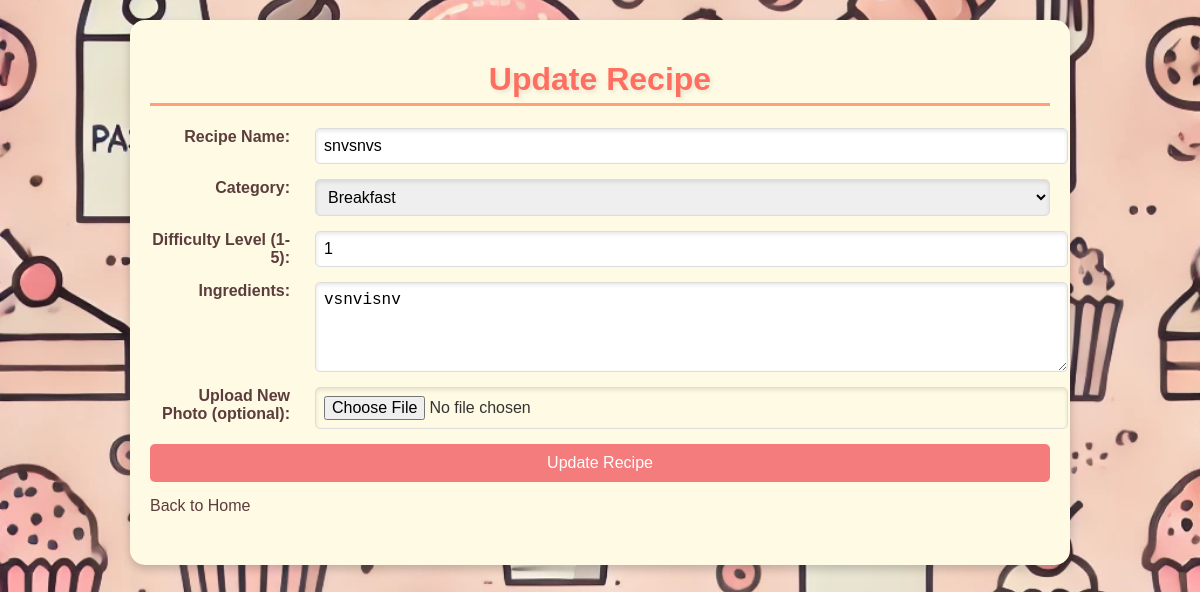
Screenshot of /update/2 with the database file from the repository.
### app.py (models this page shows)
class Recipe(db.Model):
    id = db.Column(db.Integer, primary_key=True)
    name = db.Column(db.String(100), nullable=False)
    category = db.Column(db.String(50), nullable=False)
    difficulty = db.Column(db.Integer, nullable=False)
    ingredients = db.Column(db.Text, nullable=False)
    photo_filename = db.Column(db.String(200), nullable=True)

### app.py (the view, shortened to what this page needs)
@app.route('/update/<int:id>', methods=['GET', 'POST'])
def update_recipe(id):
    recipe = Recipe.query.get_or_404(id)
    return render_template('update.html', recipe=recipe)

### templates/update.html (shortened to what this page needs)
<!DOCTYPE html>
<html lang="en">
<head>
    <link rel="stylesheet" href="{{ url_for('static', filename='styles.css') }}">
</head>
<body>
    <div class="container">
        <h1>Update Recipe</h1>
        <form class="update-form" action="{{ url_for('update_recipe', id=recipe.id) }}" method="POST" enctype="multipart/form-data">
            <div class="form-row">
                  <label for="recipe_name">Recipe Name:</label>
                  <input type="text" id="recipe_name" name="recipe_name" value="{{ recipe.name }}" required>
            </div>
            <div class="form-row">
                    <label for="category">Category:</label>
                    <select id="category" name="category">
                         <option value="Breakfast" {% if recipe.category == 'Breakfast' %}selected{% endif %}>Breakfast</option>
                    </select>
            </div>
            <div class="form-row">
                <label for="difficulty">Difficulty Level (1-5):</label>
                <input type="number" id="difficulty" name="difficulty" value="{{ recipe.difficulty }}" min="1" max="5" required>
            </div>
            <div class="form-row">
                <label for="ingredients">Ingredients:</label>
                <textarea id="ingredients" name="ingredients" rows="4" required>{{ recipe.ingredients }}</textarea>
            </div>
            <div class="form-row">
                <label for="photo">Upload New Photo (optional):</label>
                <input type="file" id="photo" name="photo">
            </div>
            <button class="update-button" type="submit">Update Recipe</button>
            <a href="/">Back to Home</a>
        </form>
    </div>
</body>
</html>

### static/styles.css (style rules this page uses)
.container { background-color: #fffae3; border-radius: 15px; padding: 20px; box-shadow: 0 4px 10px rgba(0, 0, 0, 0.2); max-width: 900px; margin: 0 auto; }
h1, h2 { color: #ff6f61; text-align: center; text-shadow: 2px 2px #ffccb8; }
button { background-color: #ff6f61; color: white; font-size: 16px; border: none; border-radius: 20px; padding: 10px 30px; cursor: pointer; transition: transform 0.3s ease; }
h1, h2 { text-shadow: 2px 2px 4px rgba(0, 0, 0, 0.1); border-bottom: 3px solid #ffa07a; padding-bottom: 5px; }
input, select, textarea { border-radius: 8px; padding: 10px; border: 1px solid #ffcccb; box-shadow: inset 0 2px 4px rgba(0, 0, 0, 0.1); }
body { background-image: url('images/dummypic.webp'); background-repeat: no-repeat; background-size:cover; background-position: center; background-attachment:fixed; color: #333; font-family: 'Comic Sans MS', sans-serif; margin: 0; padding: 20px; }
.container { max-width: 900px; margin: 0 auto; padding: 20px; }
a { text-decoration: none; color: #5c3d3d; }
.update-form { display: grid; grid-template-columns: 150px 1fr; gap: 15px; margin-bottom: 30px; }
.update-form label { text-align: right; padding-right: 10px; font-weight:bold; color: #5c3d3d; }
.update-form input[type="text"], .update-form input[type="number"], .update-form textarea, .update-form select, .update-form input[type="file"] { width: 100%; padding: 8px; border: 1px solid #ddd; border-radius: 5px; font-size: 16px; }
.update-form .form-row { display: contents; }
.update-button { font-family: 'Comic Sans MS', sans-serif; grid-column: span 2; padding: 10px 20px; background-color: #f57c7c; border: none; border-radius: 5px; color: white; font-size: 16px; cursor: pointer; }

### rows the page displays
Recipe: recipe_name "snvsnvs", category "Breakfast", difficulty "1", ingredients "vsnvisnv"
